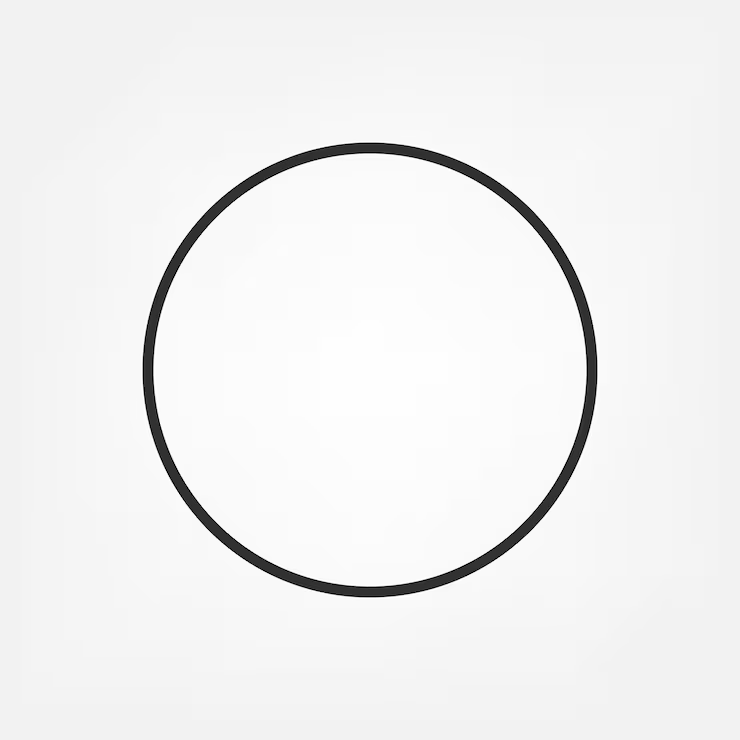
#> input picture image copy.png, 740 x 740 px
$ python Doc-scanner.py
#> lines starting #> are read from the running program, lines starting #| are printed output that depends on the picture; after the words box and inside, x2 and y2 are one past the last pixel; in counts of white or black regions, pixels touching at a corner belong together
import cv2
import numpy as np

img = cv2.imread("image copy.png")
#> img is the input picture: shape (740, 740, 3); min 0, max 255, mean 240.8
gray_image = cv2.cvtColor(img, cv2.COLOR_BGR2GRAY)
blurred_img = cv2.GaussianBlur(gray_image, (5, 5), 0)
edges = cv2.Canny(blurred_img, 50, 150)
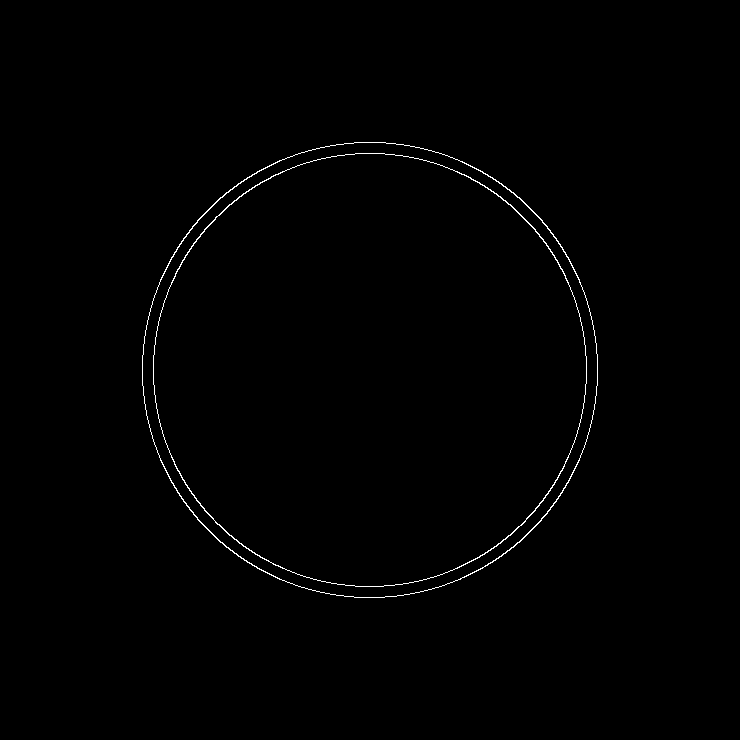
#> edges: shape (740, 740); 0.59% white in thin lines or dots, all inside (x1, y1, x2, y2) = (142, 142, 598, 598)

_, edges = cv2.threshold(edges, 50, 255, cv2.THRESH_BINARY)

contours, _ = cv2.findContours(edges, cv2.RETR_EXTERNAL, cv2.CHAIN_APPROX_NONE)
#> contours = 1 contour; box (x1, y1, x2, y2) and area: (142, 142, 598, 598) 162871

if contours:
    doc_box = max(contours, key=cv2.contourArea)
#> doc_box = contour of 1288 points, box (x1, y1, x2, y2) (142, 142, 598, 598), area 162871
    cv2.drawContours(img, [doc_box], -1, (0, 255, 0), 3)
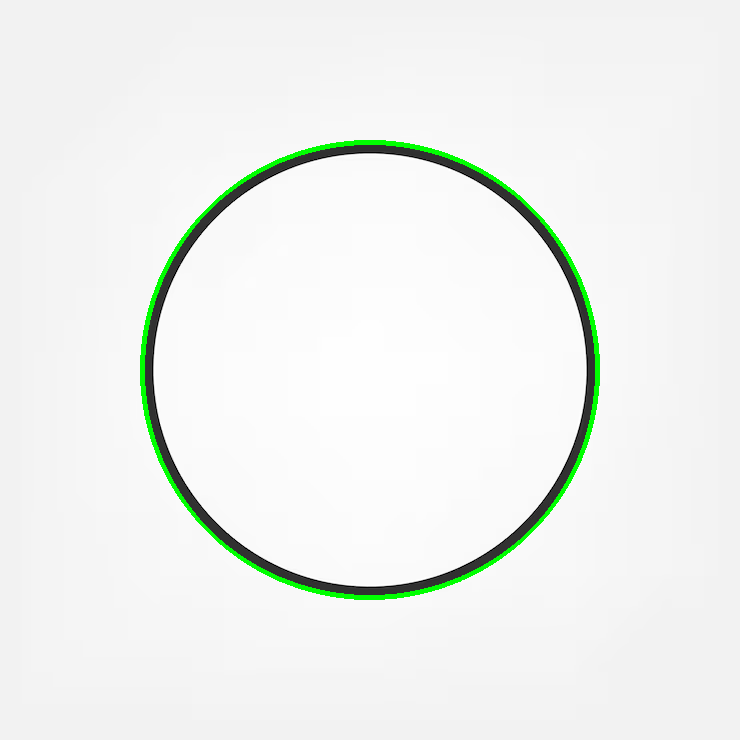
#> img: shape (740, 740, 3); 1.18% of pixels changed, all inside (x1, y1, x2, y2) = (140, 140, 600, 600)

    peri = cv2.arcLength(doc_box, True)
#> peri = 1508.4

    approx = cv2.approxPolyDP(doc_box, 0.02 * peri, True)
#> approx = [[354, 142], [197, 220], [142, 385], [220, 542], [384, 597], [541, 520], [597, 354], [519, 197]]

    if len(approx) != 4:
        print(f"Got {len(approx)} points, falling back to minAreaRect...")
#> (printed output is left out)
        rect = cv2.minAreaRect(doc_box)
#> rect = ((369.5, 369.5), (455, 455), -90)
        box = cv2.boxPoints(rect)
#> box = [[597, 597], [142, 597], [142, 142], [597, 142]]
        approx = box.astype(int)
#> approx = [[597, 597], [142, 597], [142, 142], [597, 142]]

    pts = approx.reshape(4, 2).astype("float32")
#> pts = [[597, 597], [142, 597], [142, 142], [597, 142]]

    rect = np.zeros((4, 2), dtype="float32")
    s = pts.sum(axis=1)
#> s = [1194, 739, 284, 739]
    rect[0] = pts[np.argmin(s)]
    rect[2] = pts[np.argmax(s)]

    diff = np.diff(pts, axis=1)
#> diff = [0, 455, 0, -455]
    rect[1] = pts[np.argmin(diff)]
    rect[3] = pts[np.argmax(diff)]

    (tl, tr, br, bl) = rect
    widthA = np.linalg.norm(br - bl)
    widthB = np.linalg.norm(tr - tl)
    maxWidth = int(max(widthA, widthB))

    heightA = np.linalg.norm(tr - br)
    heightB = np.linalg.norm(tl - bl)
    maxHeight = int(max(heightA, heightB))

    dst = np.array([
        [0, 0],
        [maxWidth - 1, 0],
        [maxWidth - 1, maxHeight - 1],
        [0, maxHeight - 1]
    ], dtype="float32")

    M = cv2.getPerspectiveTransform(rect, dst)
    warp = cv2.warpPerspective(img, M, (maxWidth, maxHeight))
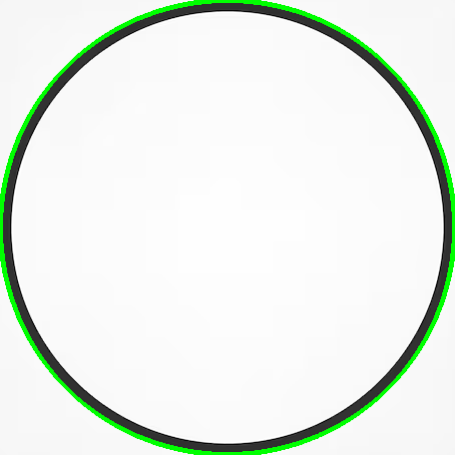
#> warp: shape (455, 455, 3); mean B, G, R 231, 238.5, 231

    gray_warp = cv2.cvtColor(warp, cv2.COLOR_BGR2GRAY)
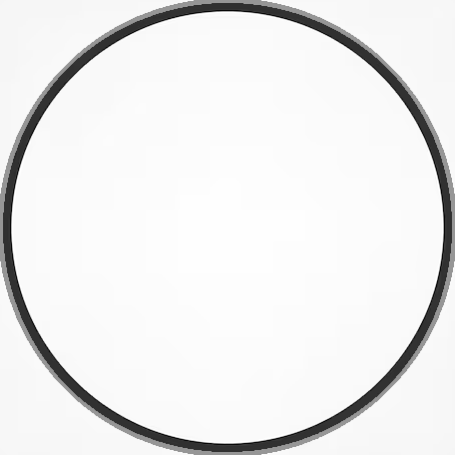
#> gray_warp: shape (455, 455); min 4, max 255, mean 235.4
    scanned = cv2.adaptiveThreshold(
        gray_warp, 255, cv2.ADAPTIVE_THRESH_GAUSSIAN_C,
        cv2.THRESH_BINARY, 11, 2
    )
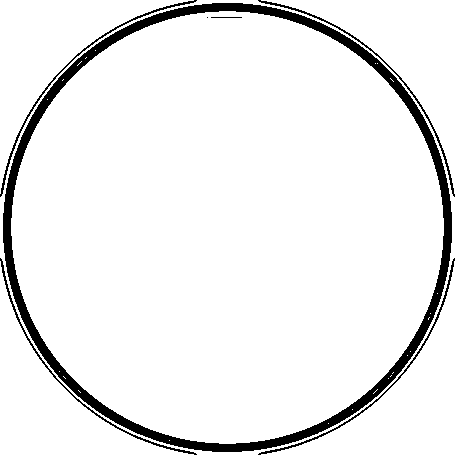
#> scanned: shape (455, 455); 93.1% white; 7 black regions (1 under 20 px), largest, box (x1, y1, x2, y2) and area: (3, 3, 452, 452) 11904, (258, 0, 455, 197) 578, (258, 258, 455, 455) 578, (0, 0, 197, 197) 576, (0, 258, 197, 455) 576, (211, 17, 242, 18) 31

    cv2.imshow("Final Scanned", scanned)
    cv2.imshow("Scanned Document", warp)

cv2.imshow("Edges", edges)
cv2.imshow("Document Contour", img)
cv2.waitKey(0)
cv2.destroyAllWindows()
